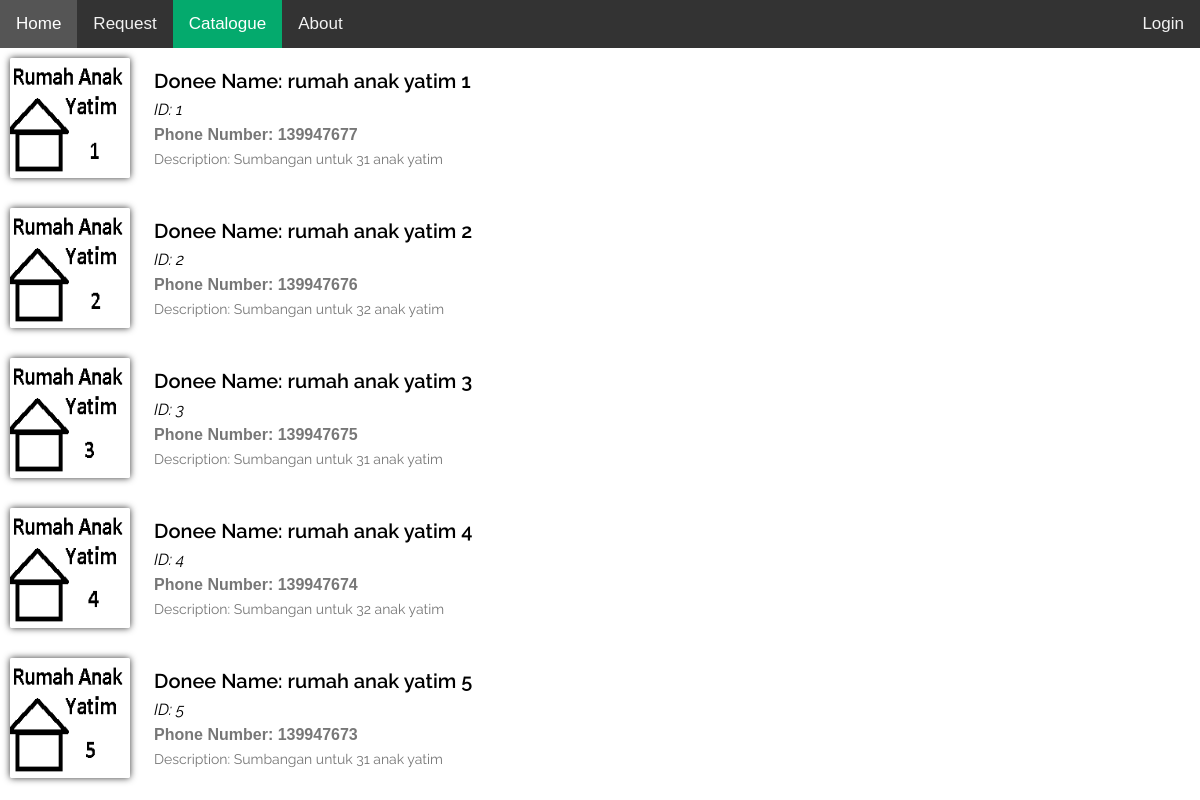
The page /catalogue_donee.php on the database its author committed.
### tables this page shows
CREATE TABLE `doneecatalogue` (
  `DoneeCatalogueID` int(11) NOT NULL,
  `DoneeCatalogueName` varchar(100) NOT NULL,
  `DoneeCataloguePhoneNumber` varchar(15) NOT NULL,
  `DoneeCatalogueDescription` varchar(500) NOT NULL,
  `DoneeCatalogueImage` varchar(255) NOT NULL
);

### catalogue_donee.php (the view, shortened to what this page needs)
<!DOCTYPE html>
<html>
<head>
</head>
<body>
    <div class="topnav">
        <a href="index.php">Home</a>
        <a href="request.html">Request</a>
        <div class="dropdown">
            <button style="background-color: #04AA6D;" class="dropbtn">Catalogue
            </button>
        </div>
        <a href="#about">About</a>
        <div class="topnav-right">
            <a href="login.php">Login</a>
        </div>
    </div>
    <div class="products products-table">
        <?php
        include 'dbCon.php';
        $sqlView = "SELECT * FROM doneecatalogue";
        $resultView = $con->query($sqlView);
        if($resultView->num_rows>0){
            while($rowView = $resultView->fetch_assoc()){
        ?>
        <div class="product">
            <div class="product-img">
                <img src="./image/<?php echo $rowView['DoneeCatalogueImage']; ?>">
            </div>
            <div class="product-content">
                <h3>Donee Name: <?php echo $rowView["DoneeCatalogueName"]; ?>
                    <small>ID: <?php echo $rowView["DoneeCatalogueID"]; ?></small>
                </h3>
                <p class="product-text price">Phone Number: <?php echo $rowView["DoneeCataloguePhoneNumber"]; ?></p>
                <p class="product-text genre">Description: <?php echo $rowView["DoneeCatalogueDescription"]; ?></p>
            </div>
        </div>
        <?php
            }
        }
        ?>
    </div>
</body>
</html>

### catalogue_donee.php (style rules this page uses)
body, html { height: 100%; margin: 0; font-family: Arial, Helvetica, sans-serif; }
.topnav { overflow: hidden; background-color: #333; }
.topnav a { float: left; color: #f2f2f2; text-align: center; padding: 14px 16px; text-decoration: none; font-size: 17px; }
.topnav-right { float: right; }
body { margin: 0; font-family: Arial }
.topnav a { float: left; display: block; color: #f2f2f2; text-align: center; padding: 14px 16px; text-decoration: none; font-size: 17px; }
.dropdown { float: left; overflow: hidden; }
.dropdown .dropbtn { font-size: 17px; border: none; outline: none; color: white; padding: 14px 16px; background-color: inherit; font-family: inherit; margin: 0; }
.products { width: 100%; font-family: Raleway; }
.product { display: inline-block; width: calc(24% - 13px); margin: 10px 10px 30px 10px; vertical-align: top; }
.product img { display: block; margin: 0 auto; width: auto; height: 200px; max-width: calc(100% - 20px); background-cover: fit; box-shadow: 0px 0px 7px 0px rgba(0, 0, 0, 0.8); border-radius: 2px; }
.product-content { text-align: center; }
.product h3 { font-size: 20px; font-weight: 600; margin: 10px 0 0 0; }
.product h3 small { display: block; font-size: 16px; font-weight: 400; font-style: italic; margin: 7px 0 0 0; }
.product .product-text { margin: 7px 0 0 0; color: #777; }
.product .price { font-family: sans-serif; font-size: 16px; font-weight: 700; }
.product .genre { font-size: 14px; }
@media screen and (min-width:401px) { .products-table .product { display: block; width: auto; margin: 10px 10px 30px 10px; } }
@media screen and (min-width:401px) { .products-table .product .product-img { display: inline-block; margin: 0; width: 120px; height: 120px; vertical-align: middle; } }
@media screen and (min-width:401px) { .products-table .product img { width: auto; height: 120px; max-width: 120px; } }
@media screen and (min-width:401px) { .products-table .product-content { text-align: left; display: inline-block; margin-left: 20px; vertical-align: middle; width: calc(100% - 145px); } }
@media screen and (min-width:401px) { .products-table .product h3 { margin: 0; } }

### rows shown on the page
doneecatalogue: DoneeCatalogueImage (picture), DoneeCatalogueName "rumah anak yatim 1", DoneeCatalogueID "1", DoneeCataloguePhoneNumber "139947677", DoneeCatalogueDescription "Sumbangan untuk 31 anak yatim"
doneecatalogue: DoneeCatalogueImage (picture), DoneeCatalogueName "rumah anak yatim 2", DoneeCatalogueID "2", DoneeCataloguePhoneNumber "139947676", DoneeCatalogueDescription "Sumbangan untuk 32 anak yatim"
doneecatalogue: DoneeCatalogueImage (picture), DoneeCatalogueName "rumah anak yatim 3", DoneeCatalogueID "3", DoneeCataloguePhoneNumber "139947675", DoneeCatalogueDescription "Sumbangan untuk 31 anak yatim"
doneecatalogue: DoneeCatalogueImage (picture), DoneeCatalogueName "rumah anak yatim 4", DoneeCatalogueID "4", DoneeCataloguePhoneNumber "139947674", DoneeCatalogueDescription "Sumbangan untuk 32 anak yatim"
doneecatalogue: DoneeCatalogueImage (picture), DoneeCatalogueName "rumah anak yatim 5", DoneeCatalogueID "5", DoneeCataloguePhoneNumber "139947673", DoneeCatalogueDescription "Sumbangan untuk 31 anak yatim"
